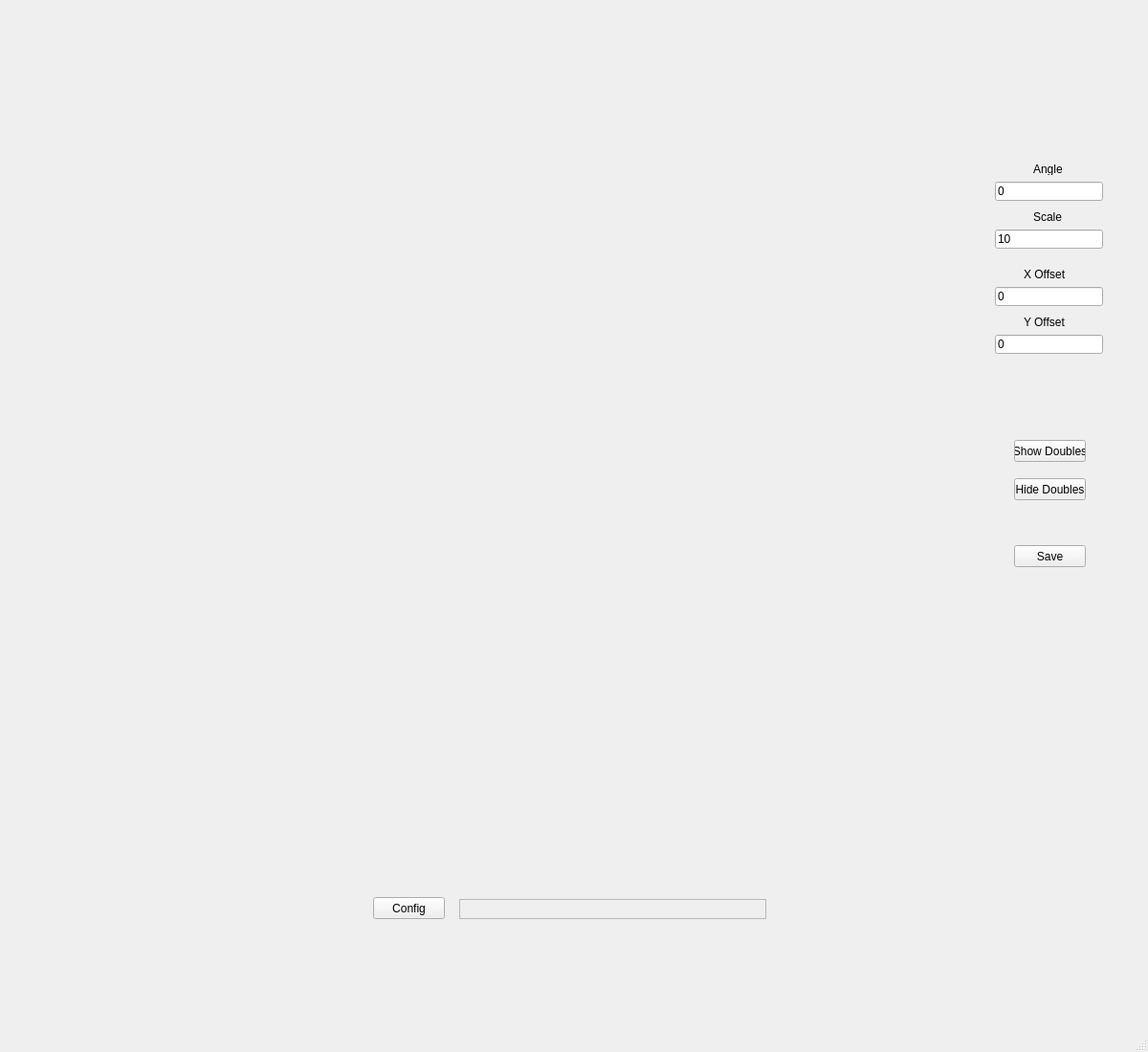
<?xml version="1.0" encoding="UTF-8"?>
<ui version="4.0">
 <class>pixels_gui</class>
 <widget class="QMainWindow" name="pixels_gui">
  <property name="geometry">
   <rect>
    <x>0</x>
    <y>0</y>
    <width>1200</width>
    <height>1100</height>
   </rect>
  </property>
  <property name="windowTitle">
   <string>Pixel Assignment</string>
  </property>
  <widget class="QWidget" name="centralwidget">
   <widget class="MPL_Widget" name="pixPlot" native="true">
    <property name="geometry">
     <rect>
      <x>0</x>
      <y>0</y>
      <width>1021</width>
      <height>931</height>
     </rect>
    </property>
    <property name="palette">
     <palette>
      <active>
       <colorrole role="Base">
        <brush brushstyle="SolidPattern">
         <color alpha="255">
          <red>255</red>
          <green>255</green>
          <blue>255</blue>
         </color>
        </brush>
       </colorrole>
       <colorrole role="Window">
        <brush brushstyle="SolidPattern">
         <color alpha="255">
          <red>255</red>
          <green>245</green>
          <blue>248</blue>
         </color>
        </brush>
       </colorrole>
      </active>
      <inactive>
       <colorrole role="Base">
        <brush brushstyle="SolidPattern">
         <color alpha="255">
          <red>255</red>
          <green>255</green>
          <blue>255</blue>
         </color>
        </brush>
       </colorrole>
       <colorrole role="Window">
        <brush brushstyle="SolidPattern">
         <color alpha="255">
          <red>255</red>
          <green>245</green>
          <blue>248</blue>
         </color>
        </brush>
       </colorrole>
      </inactive>
      <disabled>
       <colorrole role="Base">
        <brush brushstyle="SolidPattern">
         <color alpha="255">
          <red>255</red>
          <green>245</green>
          <blue>248</blue>
         </color>
        </brush>
       </colorrole>
       <colorrole role="Window">
        <brush brushstyle="SolidPattern">
         <color alpha="255">
          <red>255</red>
          <green>245</green>
          <blue>248</blue>
         </color>
        </brush>
       </colorrole>
      </disabled>
     </palette>
    </property>
   </widget>
   <widget class="QPushButton" name="dirbtn">
    <property name="geometry">
     <rect>
      <x>390</x>
      <y>938</y>
      <width>75</width>
      <height>23</height>
     </rect>
    </property>
    <property name="text">
     <string>Config</string>
    </property>
   </widget>
   <widget class="QLabel" name="dirle">
    <property name="geometry">
     <rect>
      <x>480</x>
      <y>940</y>
      <width>321</width>
      <height>21</height>
     </rect>
    </property>
    <property name="frameShape">
     <enum>QFrame::StyledPanel</enum>
    </property>
    <property name="text">
     <string/>
    </property>
   </widget>
   <widget class="QPushButton" name="savebtn">
    <property name="geometry">
     <rect>
      <x>1060</x>
      <y>570</y>
      <width>75</width>
      <height>23</height>
     </rect>
    </property>
    <property name="text">
     <string>Save</string>
    </property>
   </widget>
   <widget class="QLineEdit" name="scalele">
    <property name="geometry">
     <rect>
      <x>1040</x>
      <y>240</y>
      <width>113</width>
      <height>20</height>
     </rect>
    </property>
    <property name="text">
     <string>10</string>
    </property>
   </widget>
   <widget class="QLineEdit" name="anglele">
    <property name="geometry">
     <rect>
      <x>1040</x>
      <y>190</y>
      <width>113</width>
      <height>20</height>
     </rect>
    </property>
    <property name="text">
     <string>0</string>
    </property>
   </widget>
   <widget class="QLineEdit" name="xoffle">
    <property name="geometry">
     <rect>
      <x>1040</x>
      <y>300</y>
      <width>113</width>
      <height>20</height>
     </rect>
    </property>
    <property name="text">
     <string>0</string>
    </property>
   </widget>
   <widget class="QLineEdit" name="yoffle">
    <property name="geometry">
     <rect>
      <x>1040</x>
      <y>350</y>
      <width>113</width>
      <height>20</height>
     </rect>
    </property>
    <property name="text">
     <string>0</string>
    </property>
   </widget>
   <widget class="QLabel" name="label">
    <property name="geometry">
     <rect>
      <x>1070</x>
      <y>280</y>
      <width>46</width>
      <height>13</height>
     </rect>
    </property>
    <property name="text">
     <string>X Offset</string>
    </property>
   </widget>
   <widget class="QLabel" name="label_2">
    <property name="geometry">
     <rect>
      <x>1070</x>
      <y>330</y>
      <width>46</width>
      <height>13</height>
     </rect>
    </property>
    <property name="text">
     <string>Y Offset</string>
    </property>
   </widget>
   <widget class="QLabel" name="label_3">
    <property name="geometry">
     <rect>
      <x>1080</x>
      <y>220</y>
      <width>46</width>
      <height>13</height>
     </rect>
    </property>
    <property name="text">
     <string>Scale</string>
    </property>
   </widget>
   <widget class="QLabel" name="label_4">
    <property name="geometry">
     <rect>
      <x>1080</x>
      <y>170</y>
      <width>46</width>
      <height>13</height>
     </rect>
    </property>
    <property name="text">
     <string>Angle</string>
    </property>
   </widget>
   <widget class="QPushButton" name="dblbtn">
    <property name="geometry">
     <rect>
      <x>1060</x>
      <y>460</y>
      <width>75</width>
      <height>23</height>
     </rect>
    </property>
    <property name="text">
     <string>Show Doubles</string>
    </property>
   </widget>
   <widget class="QPushButton" name="hidebtn">
    <property name="geometry">
     <rect>
      <x>1060</x>
      <y>500</y>
      <width>75</width>
      <height>23</height>
     </rect>
    </property>
    <property name="text">
     <string>Hide Doubles</string>
    </property>
   </widget>
  </widget>
  <widget class="QStatusBar" name="statusbar"/>
 </widget>
 <customwidgets>
  <customwidget>
   <class>MPL_Widget</class>
   <extends>QWidget</extends>
   <header>mpl_pyqt4_widget</header>
   <container>1</container>
  </customwidget>
 </customwidgets>
 <resources/>
 <connections/>
</ui>
